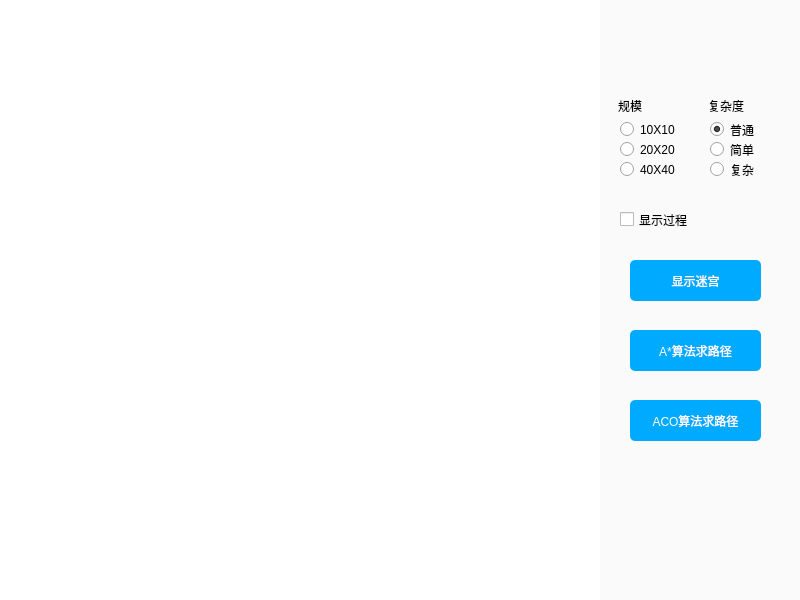
<?xml version="1.0" encoding="UTF-8"?>
<ui version="4.0">
 <class>MainWindow</class>
 <widget class="QMainWindow" name="MainWindow">
  <property name="geometry">
   <rect>
    <x>0</x>
    <y>0</y>
    <width>800</width>
    <height>600</height>
   </rect>
  </property>
  <property name="sizePolicy">
   <sizepolicy hsizetype="Fixed" vsizetype="Fixed">
    <horstretch>0</horstretch>
    <verstretch>0</verstretch>
   </sizepolicy>
  </property>
  <property name="minimumSize">
   <size>
    <width>800</width>
    <height>600</height>
   </size>
  </property>
  <property name="maximumSize">
   <size>
    <width>800</width>
    <height>600</height>
   </size>
  </property>
  <property name="windowTitle">
   <string>MazeProblem</string>
  </property>
  <property name="tabShape">
   <enum>QTabWidget::Rounded</enum>
  </property>
  <widget class="QWidget" name="centralwidget">
   <layout class="QHBoxLayout" name="horizontalLayout">
    <property name="spacing">
     <number>0</number>
    </property>
    <property name="leftMargin">
     <number>0</number>
    </property>
    <property name="topMargin">
     <number>0</number>
    </property>
    <property name="rightMargin">
     <number>0</number>
    </property>
    <property name="bottomMargin">
     <number>0</number>
    </property>
    <item>
     <widget class="QWidget" name="mazeWidget" native="true">
      <property name="styleSheet">
       <string notr="true">
QWidget
{
    color: white;
    background-color: rgb(255, 255, 255);
}</string>
      </property>
     </widget>
    </item>
    <item>
     <widget class="QFrame" name="setFrame">
      <property name="maximumSize">
       <size>
        <width>200</width>
        <height>16777215</height>
       </size>
      </property>
      <property name="styleSheet">
       <string notr="true">
QFrame{
    color: white;
    background-color: rgb(250, 250, 250);
    border: 5px solid rgb(250, 250, 250);
    border-radius:0px;
    border-color: rgb(250, 250, 250);
    font:10pt &quot;微软雅黑&quot;;
	color:rgb(0, 0, 0)
}</string>
      </property>
      <widget class="QRadioButton" name="tenSize">
       <property name="geometry">
        <rect>
         <x>20</x>
         <y>120</y>
         <width>110</width>
         <height>19</height>
        </rect>
       </property>
       <property name="text">
        <string>10X10</string>
       </property>
       <property name="checked">
        <bool>false</bool>
       </property>
      </widget>
      <widget class="QRadioButton" name="twentySize">
       <property name="geometry">
        <rect>
         <x>20</x>
         <y>140</y>
         <width>110</width>
         <height>19</height>
        </rect>
       </property>
       <property name="text">
        <string>20X20</string>
       </property>
      </widget>
      <widget class="QRadioButton" name="thirtySize">
       <property name="geometry">
        <rect>
         <x>20</x>
         <y>160</y>
         <width>110</width>
         <height>19</height>
        </rect>
       </property>
       <property name="text">
        <string>40X40</string>
       </property>
      </widget>
      <widget class="QPushButton" name="createMazeButton">
       <property name="geometry">
        <rect>
         <x>30</x>
         <y>260</y>
         <width>131</width>
         <height>41</height>
        </rect>
       </property>
       <property name="styleSheet">
        <string notr="true">QPushButton{
background-color:rgb(0, 170, 255);
border:none;
font: bold 9pt &quot;微软雅黑&quot;;
color:rgb(255,255,255);
border-radius: 5px;
}
QPushButton::hover{
background-color:rgb(0, 150, 225);
}
QPushButton::pressed{
background-color:rgb(0, 150, 225);
}
</string>
       </property>
       <property name="text">
        <string>显示迷宫</string>
       </property>
      </widget>
      <widget class="QRadioButton" name="threeRank">
       <property name="geometry">
        <rect>
         <x>110</x>
         <y>120</y>
         <width>110</width>
         <height>19</height>
        </rect>
       </property>
       <property name="text">
        <string>普通</string>
       </property>
       <property name="checked">
        <bool>true</bool>
       </property>
      </widget>
      <widget class="QRadioButton" name="sixRank">
       <property name="geometry">
        <rect>
         <x>110</x>
         <y>140</y>
         <width>110</width>
         <height>19</height>
        </rect>
       </property>
       <property name="text">
        <string>简单</string>
       </property>
      </widget>
      <widget class="QRadioButton" name="zeroRank">
       <property name="geometry">
        <rect>
         <x>110</x>
         <y>160</y>
         <width>110</width>
         <height>19</height>
        </rect>
       </property>
       <property name="text">
        <string>复杂</string>
       </property>
      </widget>
      <widget class="QLabel" name="label">
       <property name="geometry">
        <rect>
         <x>10</x>
         <y>90</y>
         <width>68</width>
         <height>31</height>
        </rect>
       </property>
       <property name="styleSheet">
        <string notr="true"/>
       </property>
       <property name="text">
        <string>规模</string>
       </property>
      </widget>
      <widget class="QLabel" name="label_2">
       <property name="geometry">
        <rect>
         <x>100</x>
         <y>90</y>
         <width>91</width>
         <height>31</height>
        </rect>
       </property>
       <property name="styleSheet">
        <string notr="true"/>
       </property>
       <property name="text">
        <string>复杂度</string>
       </property>
      </widget>
      <widget class="QPushButton" name="AStarButton">
       <property name="geometry">
        <rect>
         <x>30</x>
         <y>330</y>
         <width>131</width>
         <height>41</height>
        </rect>
       </property>
       <property name="styleSheet">
        <string notr="true">QPushButton{
background-color:rgb(0, 170, 255);
border:none;
font: bold 9pt &quot;微软雅黑&quot;;
color:rgb(255,255,255);
border-radius: 5px;
}
QPushButton::hover{
background-color:rgb(0, 150, 225);
}
QPushButton::pressed{
background-color:rgb(0, 150, 225);
}
</string>
       </property>
       <property name="text">
        <string>A*算法求路径</string>
       </property>
      </widget>
      <widget class="QCheckBox" name="showProcessButton">
       <property name="geometry">
        <rect>
         <x>20</x>
         <y>210</y>
         <width>87</width>
         <height>19</height>
        </rect>
       </property>
       <property name="text">
        <string>显示过程</string>
       </property>
      </widget>
      <widget class="QPushButton" name="ACOButton">
       <property name="geometry">
        <rect>
         <x>30</x>
         <y>400</y>
         <width>131</width>
         <height>41</height>
        </rect>
       </property>
       <property name="styleSheet">
        <string notr="true">QPushButton{
background-color:rgb(0, 170, 255);
border:none;
font: bold 9pt &quot;微软雅黑&quot;;
color:rgb(255,255,255);
border-radius: 5px;
}
QPushButton::hover{
background-color:rgb(0, 150, 225);
}
QPushButton::pressed{
background-color:rgb(0, 150, 225);
}
</string>
       </property>
       <property name="text">
        <string>ACO算法求路径</string>
       </property>
      </widget>
     </widget>
    </item>
   </layout>
  </widget>
 </widget>
 <resources/>
 <connections/>
</ui>
